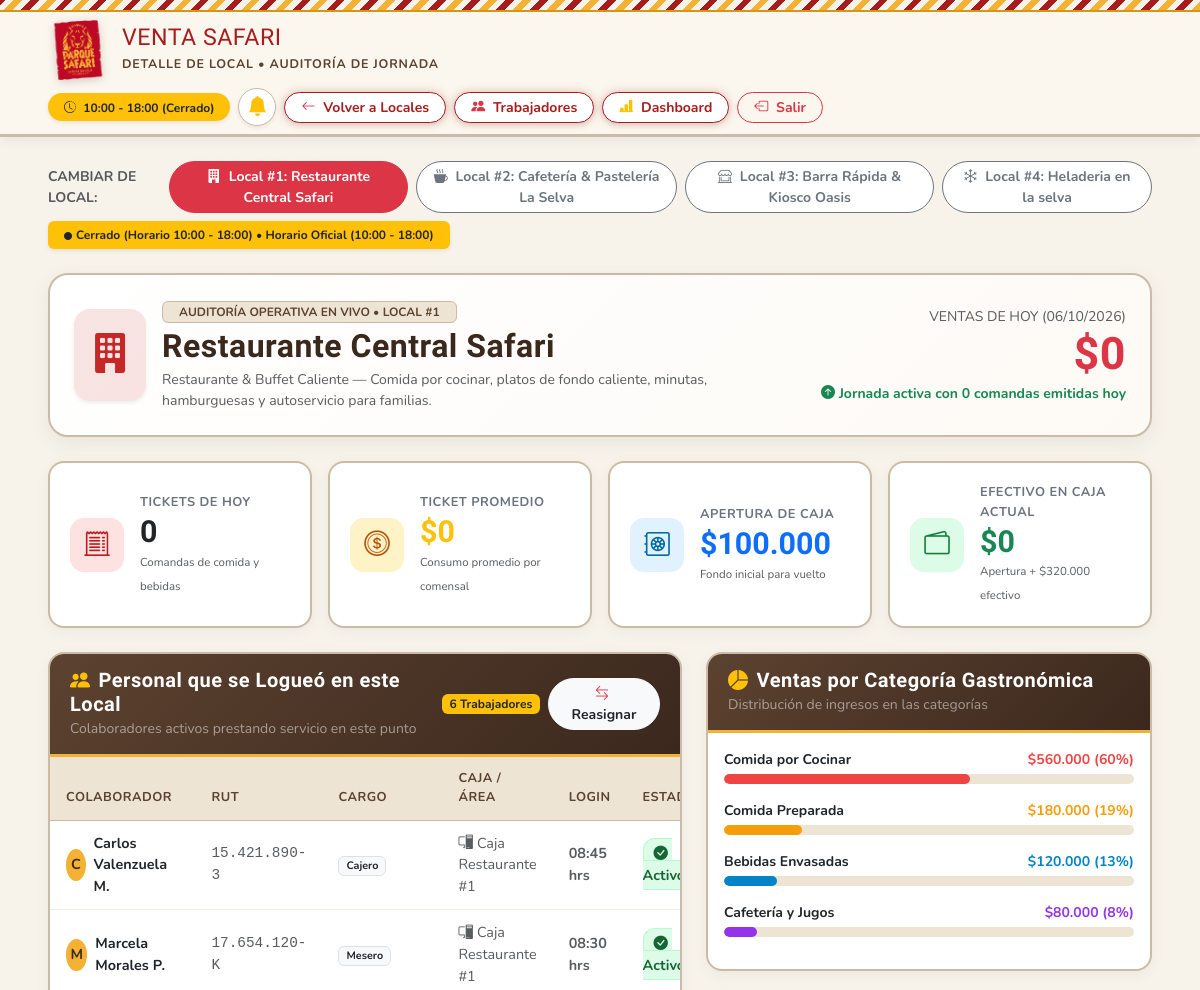
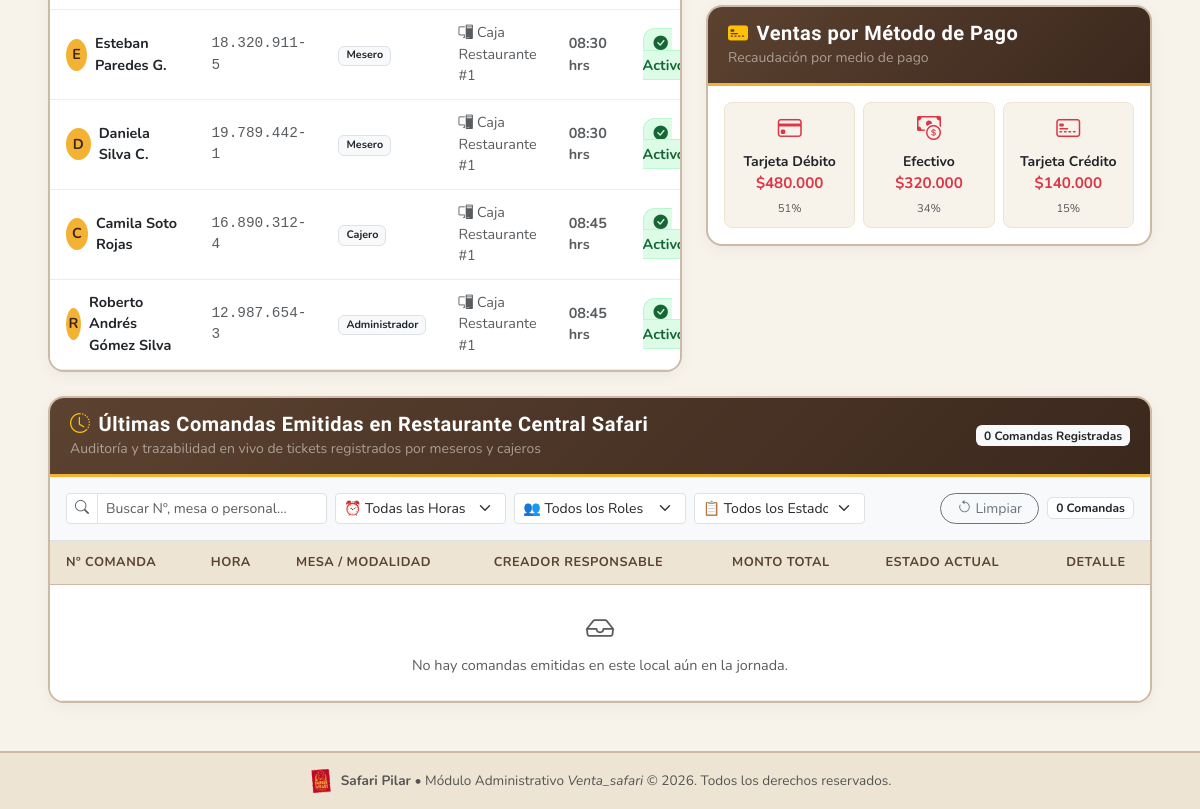
Page /administrador/local/1/ (signed in) on the earlier database version (2 pictures, top to bottom).
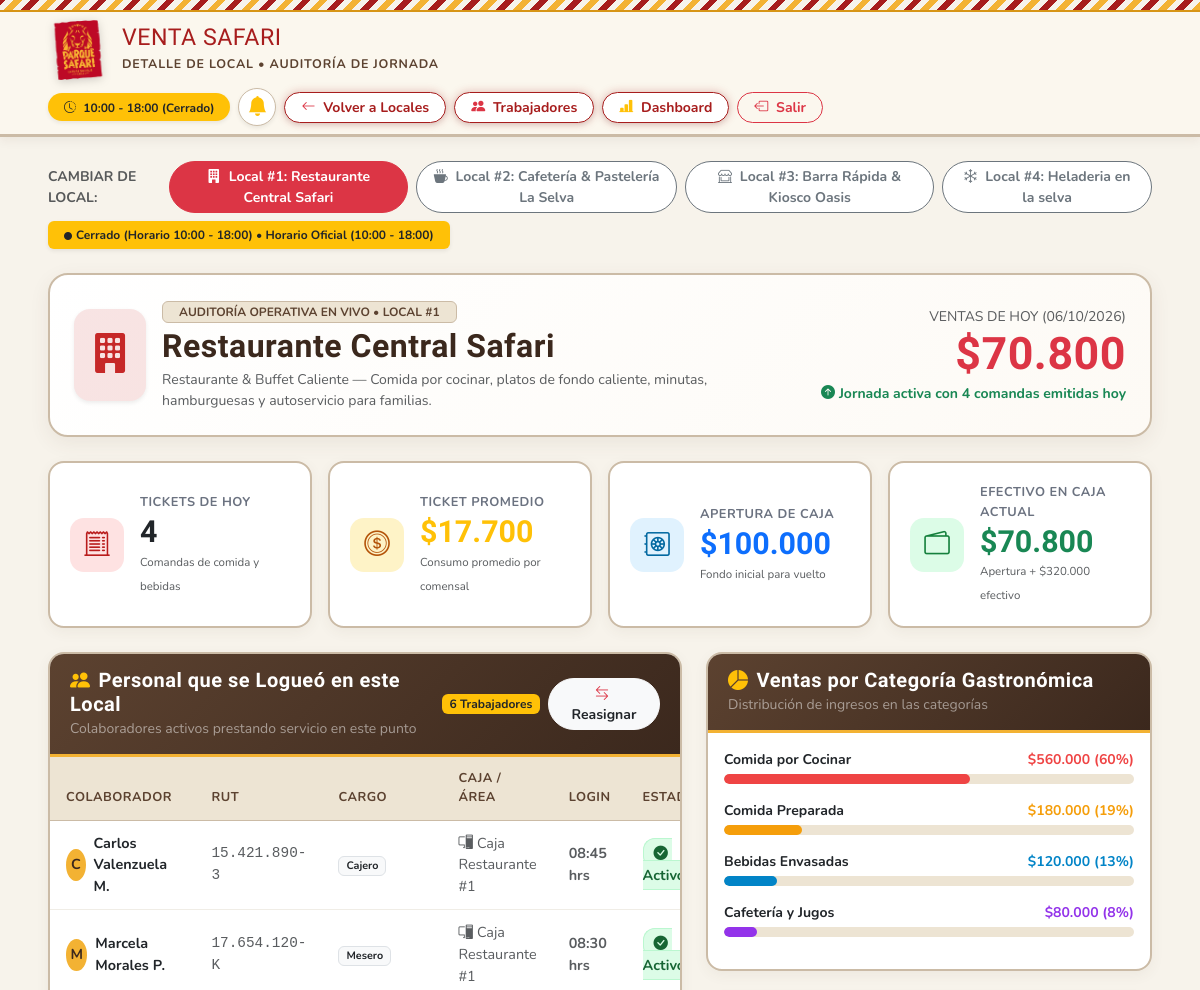
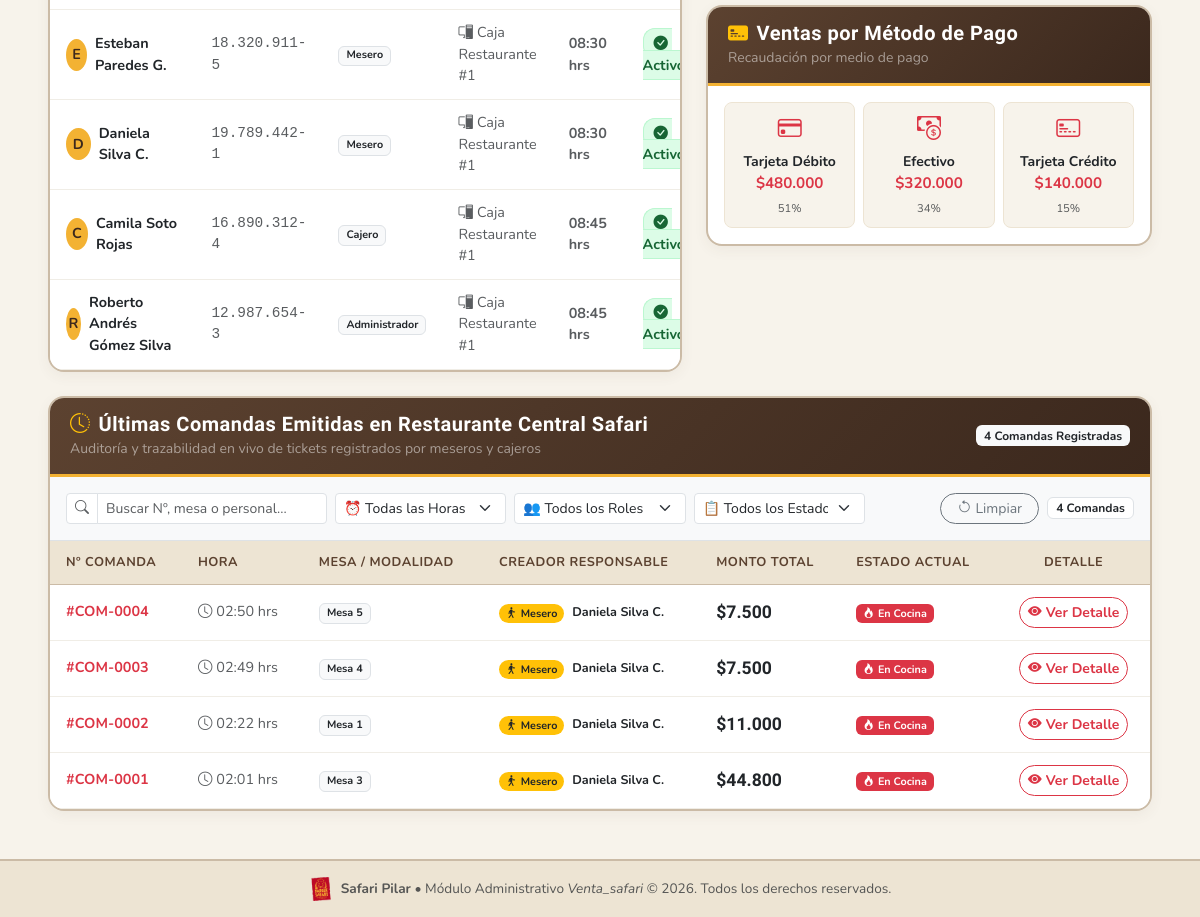
Same page on the later database version (2 pictures, top to bottom).
### ventas/models.py (models this page shows, shortened)
class Mesa(models.Model):
    ESTADOS = [
        ('HABILITADA', 'Habilitada / Libre'),
        ('OCUPADA', 'Ocupada'),
        ('RESERVADA', 'Reservada'),
        ('INACTIVA', 'Inactiva / Mantenimiento'),
    ]
    identificador = models.CharField(max_length=20, help_text="Ej: Mesa 1, Terraza 3")
    punto_venta = models.ForeignKey(PuntoVenta, on_delete=models.PROTECT, related_name='mesas')
    capacidad = models.PositiveIntegerField(default=4)
    estado = models.CharField(max_length=20, choices=ESTADOS, default='HABILITADA')
    class Meta:
        verbose_name = "Mesa"
        verbose_name_plural = "Mesas"
        unique_together = ('identificador', 'punto_venta')

### ventas/views.py (the view, shortened to what this page needs)
# urls.py: path('administrador/local/<int:local_id>/', views.administrador_local, name='administrador_local'),
@requiere_rol(['ADMINISTRADOR'])
def administrador_local(request, local_id):
    locales = get_locales_data()
    if local_id not in locales:
        raise Http404("El local gastronómico solicitado no existe.")
    local = locales[local_id]
    hoy = timezone.localdate()
    ahora_dt = timezone.localtime()
    ahora_hora = ahora_dt.time()
    hora_apertura = datetime.time(10, 0)
    hora_cierre = datetime.time(18, 0)
    en_horario = (hora_apertura <= ahora_hora < hora_cierre)
    alertas_local = AlertaTraslado.objects.filter(
        models.Q(punto_venta_origen_id=local_id) | models.Q(punto_venta_destino_id=local_id)
    ).select_related('empleado', 'punto_venta_origen', 'punto_venta_destino').order_by('-fecha_hora')[:10]
    total_alertas_no_leidas = AlertaTraslado.objects.filter(
        models.Q(punto_venta_origen_id=local_id) | models.Q(punto_venta_destino_id=local_id),
        leida=False
    ).count()
    context = {
        "local": local,
        "locales": locales.values(),
        "alertas_local": alertas_local,
        "hoy_str": hoy.strftime("%d/%m/%Y"),
        "ahora_hora_str": ahora_dt.strftime("%H:%M"),
        "en_horario": en_horario,
        "horario_oficial": "10:00 a 18:00",
    }
    return render(request, 'ventas/administrador_local.html', context)

### ventas/templatetags/safari_tags.py (called while the page is built)
@register.filter(name='pesos')
def pesos(valor):
    if valor is None or valor == '':
        return '0'
    try:
        if isinstance(valor, (int, float, Decimal)):
            val = int(round(float(valor)))
        else:
            cleaned = str(valor).replace('$', '').replace('.', '').replace(',', '').strip()
            val = int(round(float(cleaned)))
        return f"{val:,}".replace(",", ".")
    except (ValueError, TypeError):
        return str(valor)

@register.filter(name='pesos_clp')
def pesos_clp(valor):
    return f"${pesos(valor)}"

### ventas/views.py (called while the page is built)
def obtener_rol_usuario(user):
    if not user.is_authenticated:
        return None
    try:
        perfil = user.perfil
        return perfil.rol
    except (PerfilEmpleado.DoesNotExist, AttributeError):
        if user.is_superuser or user.is_staff:
            return 'ADMINISTRADOR'
        return None

### ventas/templates/ventas/administrador_local.html (shortened to what the changed rows need)
{% load static safari_tags %}
<!DOCTYPE html>
<html lang="es">
<head>
    <link href="https://cdn.jsdelivr.net/npm/bootstrap@5.3.3/dist/css/bootstrap.min.css" rel="stylesheet">
    <link rel="stylesheet" href="https://cdn.jsdelivr.net/npm/bootstrap-icons@1.11.3/font/bootstrap-icons.min.css">
    <link rel="stylesheet" href="{% static 'css/base.css' %}?v=3.1">
    <link rel="stylesheet" href="{% static 'css/admin.css' %}?v=3.1">
</head>
<body class="d-flex flex-column min-vh-100">
    <header class="safari-header py-2">
        <div class="container-fluid px-lg-5">
            <div class="d-flex align-items-center justify-content-between flex-wrap gap-2">
                <a href="{% url 'index' %}" class="logo-link" title="Volver a la pantalla principal">
                    <div>
                        <h1 class="brand-text-main">Venta Safari</h1>
                    </div>
                </a>
            </div>
        </div>
    </header>
    <main class="container-fluid px-lg-5 my-4 flex-grow-1">
        <div class="local-detail-hero mb-4">
            <div class="row align-items-center g-3">
                <div class="col-lg-8">
                    <div class="d-flex align-items-center gap-3">
                        <div>
                            <h2 class="fw-bold mb-1" style="color: var(--safari-cafe-deep); font-family: 'Oswald', sans-serif;">
                                {{ local.nombre }}
                            </h2>
                        </div>
                    </div>
                </div>
                <div class="col-lg-4 text-lg-end">
                    <span class="text-muted small d-block">VENTAS DE HOY ({{ hoy_str }})</span>
                    <h1 class="fw-bold text-danger mb-0" style="font-family: 'Oswald', sans-serif; font-size: 2.8rem;">
                        {{ local.total_ventas|pesos_clp }}
                    </h1>
                    <small class="text-success fw-bold">
                        <i class="bi bi-arrow-up-circle-fill me-1"></i>Jornada activa con {{ local.tickets_emitidos }} comandas emitidas hoy
                    </small>
                </div>
            </div>
        </div>
        <div class="row g-3 mb-4">
            <div class="col-sm-6 col-xl-3">
                <div class="admin-kpi-card">
                    <div>
                        <div class="admin-kpi-label">Tickets de Hoy</div>
                        <div class="admin-kpi-val text-dark">{{ local.tickets_emitidos }}</div>
                        <small class="text-muted" style="font-size: 0.72rem;">Comandas de comida y bebidas</small>
                    </div>
                </div>
            </div>
            <div class="col-sm-6 col-xl-3">
                <div class="admin-kpi-card">
                    <div>
                        <div class="admin-kpi-label">Ticket Promedio</div>
                        <div class="admin-kpi-val text-warning">{{ local.ticket_promedio|pesos_clp }}</div>
                        <small class="text-muted" style="font-size: 0.72rem;">Consumo promedio por comensal</small>
                    </div>
                </div>
            </div>
            <div class="col-sm-6 col-xl-3">
                <div class="admin-kpi-card">
                    <div>
                        <div class="admin-kpi-label">Efectivo en Caja Actual</div>
                        <div class="admin-kpi-val text-success">{{ local.saldo_actual|pesos_clp }}</div>
                        <small class="text-muted" style="font-size: 0.72rem;">Apertura + {{ local.caja_efectivo|pesos_clp }} efectivo</small>
                    </div>
                </div>
            </div>
        </div>
        <div class="row g-4 mb-4">
            <div class="col-lg-7">
                <div class="detail-table-card h-100">
                    <div class="table-responsive">
                        <table class="table detail-table align-middle mb-0">
                            <thead>
                                <tr>
                                    <th>Colaborador</th>
                                    <th>RUT</th>
                                    <th>Cargo</th>
                                    <th>Caja / Área</th>
                                    <th>Login</th>
                                    <th>Estado</th>
                                </tr>
                            </thead>
                        </table>
                    </div>
                </div>
            </div>
        </div>
        <div class="detail-table-card mb-4">
            <div class="detail-table-header d-flex justify-content-between align-items-center">
                <div>
                    <h5 class="mb-0 fw-bold">
                    </h5>
                    <small class="text-white-50">Auditoría y trazabilidad en vivo de tickets registrados por meseros y cajeros</small>
                </div>
                <span class="badge bg-light text-dark fw-bold">
                    {{ local.tickets_recientes|length }} Comandas Registradas
                </span>
            </div>
            <div class="p-3 bg-light border-bottom">
                <div class="row g-2 align-items-center">
                    <div class="col-md-3 col-6 d-flex align-items-center justify-content-end gap-2">
                        <button type="button" class="btn btn-sm btn-outline-secondary rounded-pill px-3" onclick="limpiarFiltrosTickets()">
                            <i class="bi bi-arrow-counterclockwise me-1"></i>Limpiar
                        </button>
                        <span id="contadorTicketsVisibles" class="badge bg-white text-dark border px-2 py-1 small fw-bold">
                            {{ local.tickets_recientes|length }} Comandas
                        </span>
                    </div>
                </div>
            </div>
            <div class="table-responsive">
                <table class="table detail-table align-middle mb-0" id="tablaTicketsRecientes">
                    <thead>
                        <tr>
                            <th>Nº Comanda</th>
                            <th>Hora</th>
                            <th>Mesa / Modalidad</th>
                            <th>Creador Responsable</th>
                            <th>Monto Total</th>
                            <th>Estado Actual</th>
                            <th class="text-center">Detalle</th>
                        </tr>
                    </thead>
                    <tbody>
                        {% for t in local.tickets_recientes %}
                        <tr class="ticket-row"
                            data-id="{{ t.id }}"
                            data-hora="{{ t.hora }}"
                            data-cliente="{{ t.cliente }}"
                            data-cajero="{{ t.cajero }}"
                            data-rol="{{ t.creador_rol }}"
                            data-estado="{{ t.estado }}">
                            <td><strong class="text-danger">#{{ t.id }}</strong></td>
                            <td class="text-muted small"><i class="bi bi-clock me-1"></i>{{ t.hora }} hrs</td>
                            <td><span class="badge bg-light text-dark border">{{ t.cliente }}</span></td>
                            <td>
                                {% if t.creador_rol == 'Mesero' %}
                                <span class="badge bg-warning text-dark rounded-pill me-1"><i class="bi bi-person-walking me-1"></i>Mesero</span>
                                {% else %}
                                <span class="badge bg-primary text-white rounded-pill me-1"><i class="bi bi-person-badge me-1"></i>Cajero</span>
                                {% endif %}
                                <strong class="text-dark small">{{ t.cajero }}</strong>
                            </td>
                            <td><strong class="text-dark" style="font-family: 'Oswald', sans-serif; font-size: 1.1rem;">{{ t.total|pesos_clp }}</strong></td>
                            <td>
                                {% if t.estado == 'En Cocina' %}
                                <span class="badge bg-danger text-white"><i class="bi bi-fire me-1"></i>{{ t.estado }}</span>
                                {% elif t.estado == 'En Barra' %}
                                <span class="badge" style="background-color: #6b21a8; color: white;"><i class="bi bi-cup-hot me-1"></i>{{ t.estado }}</span>
                                {% elif t.estado == 'Listo' %}
                                <span class="badge bg-success text-white"><i class="bi bi-check2-circle me-1"></i>{{ t.estado }}</span>
                                {% else %}
                                <span class="badge bg-secondary text-white"><i class="bi bi-check2-all me-1"></i>{{ t.estado }}</span>
                                {% endif %}
                            </td>
                            <td class="text-center">
                                <button type="button"
                                    class="btn btn-sm btn-outline-danger rounded-pill px-2 py-1 fw-bold shadow-none btn-ver-detalle-ticket"
                                    data-ticket-id="{{ t.id }}"
                                    data-ticket-hora="{{ t.hora }}"
                                    data-ticket-cliente="{{ t.cliente }}"
                                    data-ticket-cajero="{{ t.cajero }}"
                                    data-ticket-rol="{{ t.creador_rol }}"
                                    data-ticket-total="{{ t.total|pesos_clp }}"
                                    data-ticket-estado="{{ t.estado }}"
                                    data-ticket-items='{{ t.items_json|safe }}'>
                                    <i class="bi bi-eye-fill me-1"></i>Ver Detalle
                                </button>
                            </td>
                        </tr>
                        {% empty %}
                        <tr id="sinTicketsRow">
                            <td colspan="7" class="text-center py-4 text-muted small">
                                <i class="bi bi-inbox text-muted fs-3 d-block mb-1"></i>
                                No hay comandas emitidas en este local aún en la jornada.
                            </td>
                        </tr>
                        {% endfor %}
                    </tbody>
                </table>
            </div>
        </div>
    </main>
</body>
</html>

Differences in the rows shown:
now on this page (row edited): Mesa: cliente "Mesa 5"
now on this page (row unchanged): Mesa: cliente "Mesa 4"
now on this page (row edited): Mesa: cliente "Mesa 1"
now on this page (row edited): Mesa: cliente "Mesa 3"
Other differences:
{{ local.total_ventas|pesos_clp }}: "$0" → "$70.800"
{{ local.tickets_emitidos }}: "0" → "4"
{{ local.ticket_promedio|pesos_clp }}: "$0" → "$17.700"
{{ local.saldo_actual|pesos_clp }}: "$0" → "$70.800"
{{ local.tickets_recientes|length }}: "0" → "4"
new list line: "# COM-0004 02:50 hrs Mesero Daniela Silva C. $7.500 En Cocina Ver Detalle"
new list line: "# COM-0003 02:49 hrs Mesero Daniela Silva C. $7.500 En Cocina Ver Detalle"
new list line: "# COM-0002 02:22 hrs Mesero Daniela Silva C. $11.000 En Cocina Ver Detalle"
new list line: "# COM-0001 02:01 hrs Mesero Daniela Silva C. $44.800 En Cocina Ver Detalle"
text no longer shown: "No hay comandas emitidas en este local aún en la jornada."
